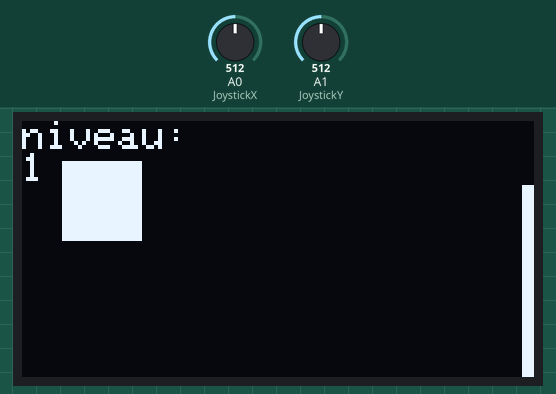
Simulated run of this sketch. Board: Arduino Uno, built with avr-gcc and run on an emulated ATmega328P. Shown: 128×64 one-colour display. Inputs (shaded band) come from the test bench; at power-on: A1 (JoystickY) = 512, A0 (JoystickX) = 512. What the sketch prints to the serial monitor is not drawn.

Above: at 2.3 s.
2.4 s: A1 (JoystickY) set to 67
3.9 s: A1 (JoystickY) set to 54
At 6.6 s:
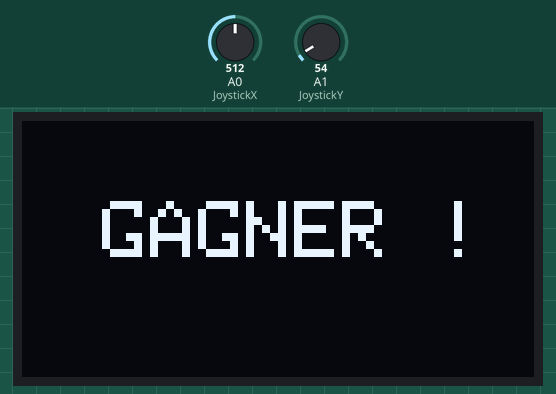
6.9 s: A0 (JoystickX) set to 50
At 8.63 s:
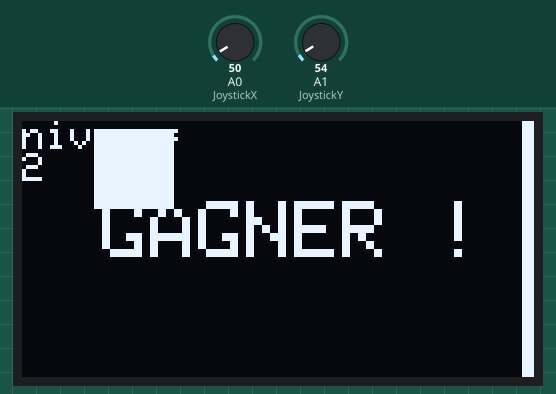
9.9 s: A0 (JoystickX) set to 1010
At 10.0 s:
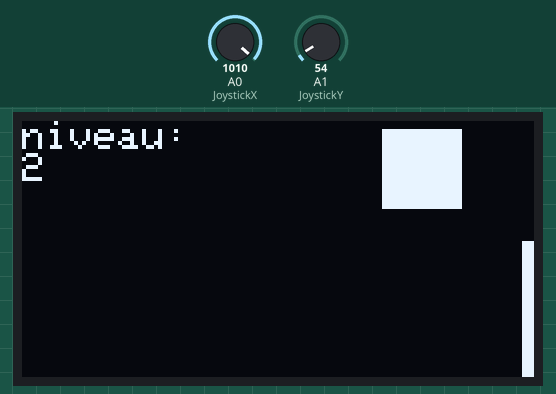
11.7 s: A1 (JoystickY) set to 1010
At 13.3 s:
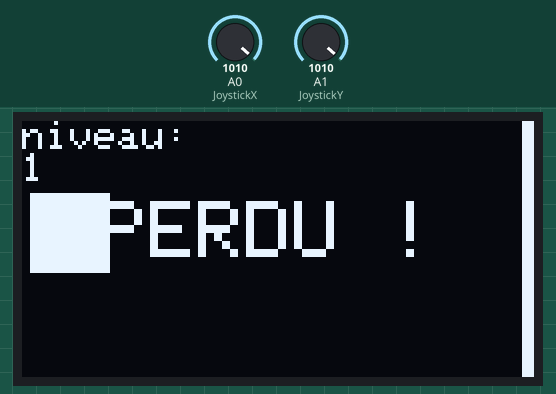
14.7 s: A1 (JoystickY) set to 50
At 17.0 s:
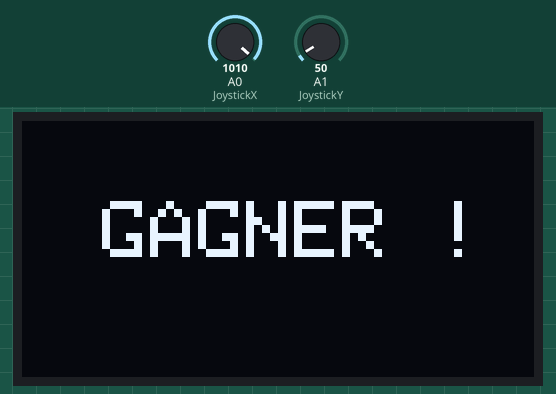

Measured:
- the behaviour switches between 61 and 60 on A1 (JoystickY) (found by bisection; images 0 and 1)
- after the input at 14.7 s, the display: first differs from a run without the input after 1.8 s (image 5)

The sketch:

jeu-gaming.ino
```cpp
#include <Wire.h>
#include <Adafruit_GFX.h>
#include <Adafruit_SH1106.h>

#define OLED_RESET 4
Adafruit_SH1106 display(OLED_RESET);
int JoystickX = A0;
int JoystickY = A1;
int valX;
int valY;
int Y = 10;
int X = 10;
int bo = 0;
int c = 2;
int f = 0;
int v = 2;
int p = 50;
int n = 1;
int kl = 0;

void setup() {
  Serial.begin(9600);
  display.begin(SH1106_SWITCHCAPVCC, 0x3C);  // initialize with the I2C addr 0x3D (for the 128x64)
  display.clearDisplay();
  delay(10);
  display.drawRect(2, 2, 124, 56, WHITE); // Dessiner un rectangle de 50x20 pixels à la position (10, 10)
  display.setTextSize(3);
  display.setTextColor(WHITE);
  display.setCursor(25, 20);
  display.println("ARIO");
  display.display();
  delay(1000);
  display.clearDisplay();
  display.display();
  delay(10);
}

void loop() {
 valX = analogRead(JoystickX);
 valY = analogRead(JoystickY);
  control();
  arrive();
  border();
  display.fillRect(Y, X, 20, 20, WHITE); // Dessiner un rectangle de 50x20 pixels à la position (10, 10)

  display.display();
  delay(100);
  display.clearDisplay(); // effacer l'écran
  delay(10);

}

void border(){
  display.setTextSize(1);
  display.setTextColor(WHITE);
  display.setCursor(0, 0);
  display.println("niveau:");
  display.print(n);
  display.fillRect(125, bo, 3, 64, WHITE);
  if(bo >= 50){
    f = 1;
  }
  if(f == 1){
    bo -= v;
    c = 1;
  }else if(f == 0){
    bo += v;
    c = 2;
  }
}
void arrive(){
  if(Y >= 105 && X >= bo && f == 0){
    display.clearDisplay();
    display.setTextSize(2);
    display.setTextColor(WHITE);
    display.setCursor(20, 20);
    display.println("GAGNER !");
    display.display();
    delay(3000);
    v++;
    p++;
    n++;
    reset();
  }if(Y >= 105 && X <= bo + 64 && f == 1){
    display.clearDisplay();
    display.setTextSize(2);
    display.setTextColor(WHITE);
    display.setCursor(20, 20);
    display.println("GAGNER !");
    display.display();
    delay(3000);
    v++;
    p++;
    n++;
    reset();
  }
  else if(bo <= -60){
    perdu();
  }else if(Y >= 105 && X <= bo && f == 0){
    perdu();
  }
  else if(Y >= 105 && X >= bo + 64 && f == 1){
    perdu();
  }
}
void perdu(){
    display.clearDisplay();
    display.setTextSize(2);
    display.setTextColor(WHITE);
    display.setCursor(20, 20);
    display.println("PERDU !");
    display.display();
    delay(3000);
    n--;
    reset();
}
void reset(){
    Y = 10;
    X = 10;
    bo = 0;
    c = 2;
    f = 0;
    loop();
}

void control(){
if(valY >= 1000 && Y >= 0){
    Serial.println("gauche");
    Y -= 8;
  }
  if(valY <= 60 && Y <= 128){
    Serial.println("droite");
    Y += 8;
  }
  if(valX >= 1000 && X <= 60){
    Serial.println("bas");
    X += 8;
  }
  if(valX <= 60 && X >= 0){
    Serial.println("haut");
    X -= 8;
  }
}
```
